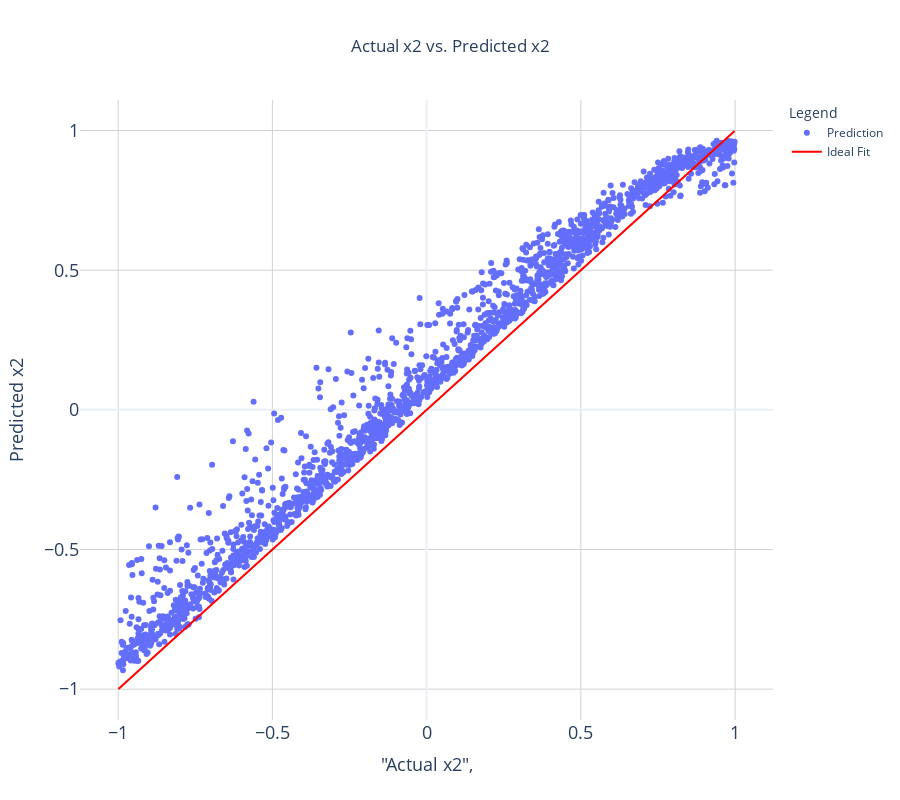

The cell this chart's notebook holds for it:
### Code cell
import plotly.graph_objects as go
import numpy as np

actual_x2 = y_test_tensor.numpy()
predicted_x2 = predicted_x2.numpy()

fig = go.Figure()
fig.add_trace(go.Scatter(x=actual_x2, y=predicted_x2, mode='markers', name='Prediction'))
fig.add_trace(go.Scatter(x=actual_x2, y=actual_x2, mode='lines', name='Ideal Fit', line=dict(color='red')))

fig.update_layout(
    title="Actual x2 vs. Predicted x2",

    xaxis=dict(
        title='"Actual x2",',
        # type='log',
        title_font=dict(size=18),
        tickfont=dict(size=18),
        showgrid=True,
        gridcolor='lightgrey'
    ),

    yaxis=dict(
        title="Predicted x2",
        # type='log',
        title_font=dict(size=18),
        tickfont=dict(size=18),
        showgrid=True,
        gridcolor='lightgrey'
    ),

    legend_title="Legend",
    width=900, height=800,
    title_x=0.5,
    title_y=0.95,
    template='plotly_white'
)

fig.show()

### Figure 1 — Plotly figure (JSON) as saved in the notebook; plotly's stock layout.template omitted (floating-point values rounded to 4 significant figures; data arrays with more than 128 entries replaced by an {"elided": "..."} marker saying what was removed)
{"data": [{"mode": "markers", "name": "Prediction", "type": "scatter", "x": {"elided": "2000 float values"}, "y": {"elided": "2000 float values"}}, {"line": {"color": "red"}, "mode": "lines", "name": "Ideal Fit", "type": "scatter", "x": {"elided": "2000 float values"}, "y": {"elided": "2000 float values"}}], "layout": {"height": 800, "legend": {"title": {"text": "Legend"}}, "title": {"text": "Actual x2 vs. Predicted x2", "x": 0.5, "y": 0.95}, "width": 900, "xaxis": {"gridcolor": "lightgrey", "showgrid": true, "tickfont": {"size": 18}, "title": {"font": {"size": 18}, "text": "\"Actual x2\","}}, "yaxis": {"gridcolor": "lightgrey", "showgrid": true, "tickfont": {"size": 18}, "title": {"font": {"size": 18}, "text": "Predicted x2"}}}}
